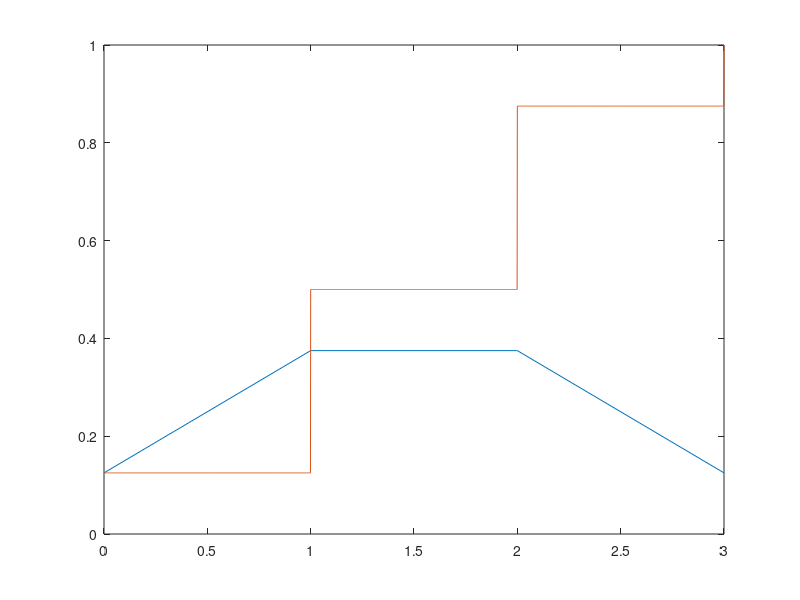

This chart was generated by the following MATLAB code:
% Application 
% A coin is tossed 3 times. Let X denote the number of heads that appear.
%a) Find the probability distribution(pdf) function of X. What type of distribution does
%X have?
n=3;
p=0.5;
k=0:1:n;
y=binopdf(k,n,p);
plot(k,y)
hold on

% b) Find the cumulative distribution(cdf) function of X, FX.
w=0:0.001:n;
z=binocdf(w,n,p);
plot(w,z)
hold off

%point c
% c) Find P (X = 0) and P (X != 1)
p1=binopdf(0,n,p);
p2=1-binopdf(1,n,p);
fprintf('P(X=0)=%1.6f\n', p1)
fprintf('P(X<>1)=%1.6f\n', p2)

%point d
% d) Find P (X ≤ 2), P (X < 2)
p3=binocdf(2,n,p);
p4=binocdf(1,n,p);
fprintf('P(X<=2)=%1.6f\n', p3)
fprintf('P(X<2)=%1.6f\n', p4)

%point e
% e) Find P (X ≥ 1), P (X > 1).
p5=1-binocdf(0,n,p);
p6=1-binocdf(1,n,p);
fprintf('P(X>=1)=%1.6f\n', p5)
fprintf('P(X>1)=%1.6f\n', p6)

%point f) Write a Matlab code that simulates 3 coin tosses and computes the value of the
% variable X.

N = 3;
X = 0;
for i = 1 : N
   toss = rand;
   if toss > 0.5    %0.5 as the probability of succes
     X = X + 1;
   end
end
fprintf('X=%1.6f\n',X)